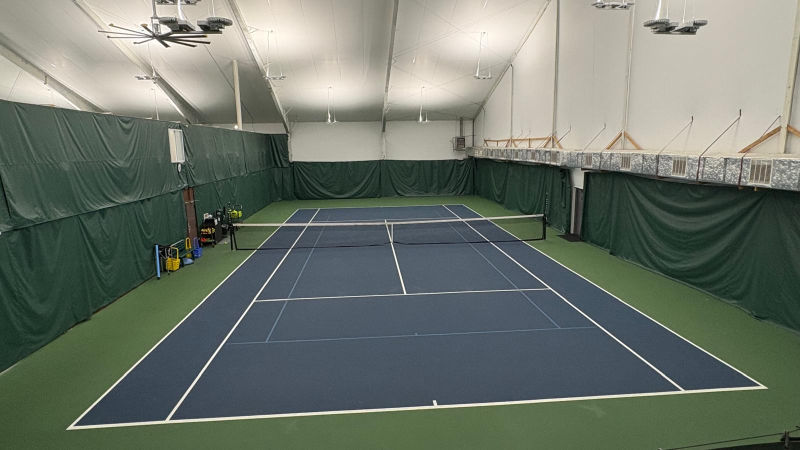
#> input picture assets/court.jpg, 1600 x 900 px (shown at 1/2 size)
$ python -i detector.py   (imports and definitions only)
#> lines starting #> are read from the running program, lines starting #| are printed output that depends on the picture
import cv2
import numpy as np

from .sam_loader import load_sam_model, run_sam_segmentation
from .geometry import get_convex_hull_mask
from .line_detection import get_corners, get_lines, split_by_orientation
from .debug import show_detection_debug
from utils.consts import COURT_LENGTH, COURT_WIDTH
import torch

# [1 line that did not run here, left out]
# [1 line that did not run here, left out]

class CourtDetector:
    # [33 lines left out: functions process, get_line_mask, not called in this run]

    def detect_court(self, frame, debug = False):
        image_np = np.array(frame)

        # SAM background removal
        raw_mask = run_sam_segmentation(predictor, frame)
        mask = get_convex_hull_mask(raw_mask)

        isolated_court = cv2.bitwise_and(image_np, image_np, mask=mask)
        raw_line_mask = self.get_line_mask(isolated_court, mask)

        line_mask = self.filter_mask(raw_line_mask)
        lines = get_lines(line_mask)

        height, width = image_np.shape[:2]
        raw_vert, raw_horiz = split_by_orientation(lines)

        corners = get_corners(raw_vert, raw_horiz, width, height)

        src_pts = np.array(corners, dtype=np.float32)

        dst = np.array(
            [
                [0,0],
                [COURT_WIDTH,0],
                [COURT_WIDTH,COURT_LENGTH],
                [0,COURT_LENGTH]
            ],
            dtype=np.float32
        )

        H = None
        if np.isfinite(src_pts).all() and src_pts.shape == (4, 2):
            H, _ = cv2.findHomography(src_pts, dst)

        if debug:
            show_detection_debug(
                image_np,
                raw_mask,
                mask,
                line_mask,
                lines,
                raw_horiz,
                raw_vert,
                corners
            )

        return corners, H

    # remove small or non-line noise
    # [18 lines left out: function filter_mask, not called in this run]

>>> import cv2
>>> picture = cv2.imread('../../../assets/court.jpg', cv2.IMREAD_GRAYSCALE)
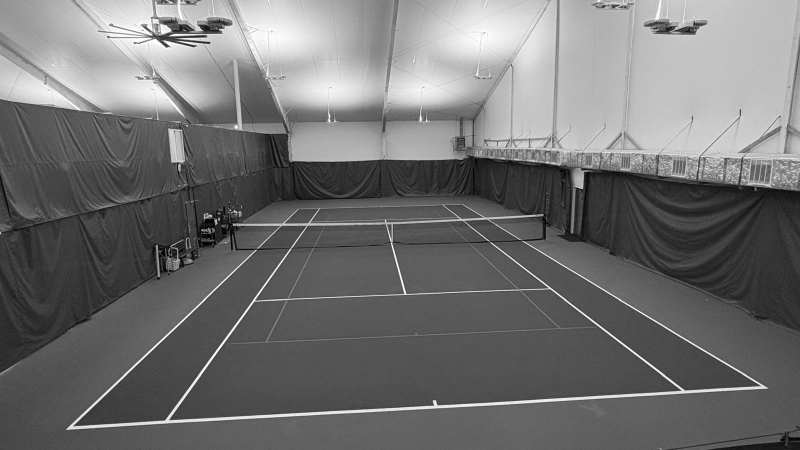
#> picture: shape (900, 1600) (shown at 1/2 size); min 0, max 255, mean 113.4
>>> result = CourtDetector().detect_court(picture)
#> (the run stopped early here; a loop or call above may not have finished)
